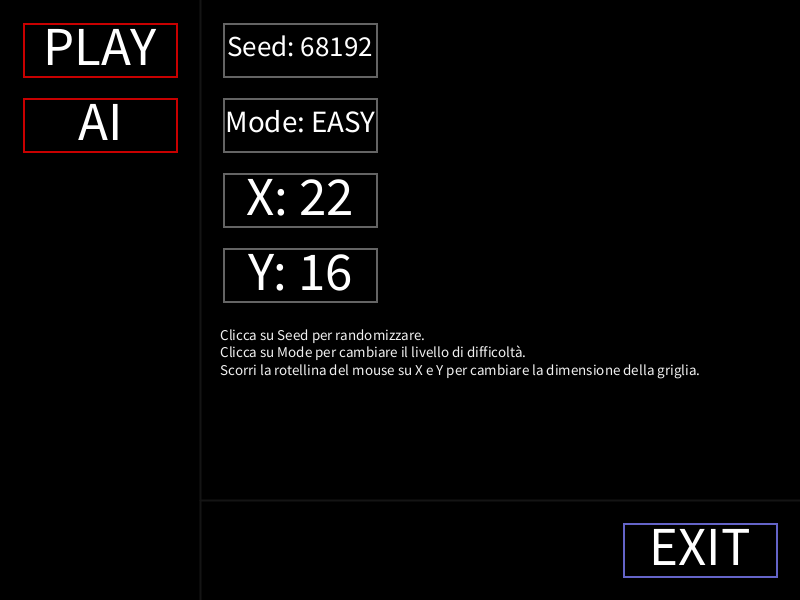
Frame 1 (no input)
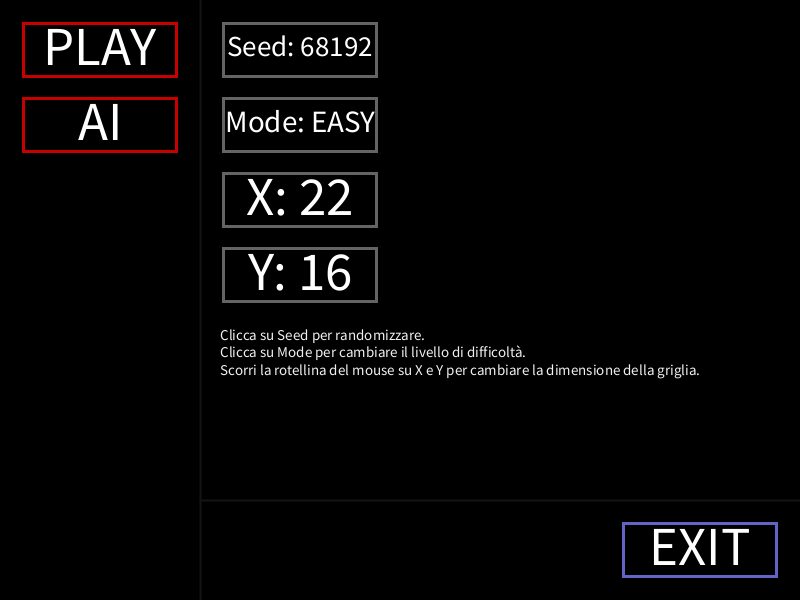
Frame 60 (the mouse pressed at the canvas centre just before this capture)
Frame 120 (the mouse held since frame 60 and released just before this capture): identical to frame 60, image omitted

The Processing sketch that drew these frames (run headless with seeded random() and noise(); from frame 60 on, the mouse is pressed at the canvas centre):

// Processing sketch: p006_Golkatikshen
// ── p006_Golkatikshen.pde

boolean menu = true;
float size_q = 30;

Button play_button;
Button ai_button;
Button randomize_seed_button;
Button diff_button;
Button n_col_button;
Button n_row_button;
Button exit_button;

int seed = (int)random(10000, 100000); //Il seed funziona ovviamente solo se si clicca la stessa prima casella durante la partita.
int diff = 0;
int n_col = 22;
int n_row = 16;
String infos = "Clicca su Seed per randomizzare.\nClicca su Mode per cambiare il livello di difficoltà.\nScorri la rotellina del mouse su X e Y per cambiare la dimensione della griglia.";

MineSweeper MS;

void setup()
{
  size(800, 600);
  
  play_button = new Button(100, 50, 150, 50, "PLAY", 6, -4, 200, 0, 0);
  ai_button = new Button(100, 125, 150, 50, "AI", 6, -4, 200, 0, 0);
  randomize_seed_button = new Button(300, 50, 150, 50, "Seed: "+String.valueOf(seed), 6, -4, 100, 100, 100);
  diff_button = new Button(300, 125, 150, 50, "Mode: EASY", 6, -4, 100, 100, 100);
  n_col_button = new Button(300, 200, 150, 50, "X: "+n_col, 6, -4, 100, 100, 100);
  n_row_button = new Button(300, 275, 150, 50, "Y: "+n_row, 6, -4, 100, 100, 100);
  exit_button = new Button(700, 550, 150, 50, "EXIT", 6, -4, 100, 100, 200);
}

void draw()
{
  background(0);
  if(menu)
  {
    play_button.display();
    ai_button.display();
    randomize_seed_button.display();
    diff_button.display();
    n_col_button.display();
    n_row_button.display();
    exit_button.display();
    
    textSize(15);
    fill(240);
    textAlign(LEFT);
    text(infos, 220, 340);
    
    strokeWeight(2);
    stroke(20);
    line(200, -1, 200, height+1);
    line(200, 500, width+1, 500);
    noStroke();
  }
  else
    MS.display();
}

void mousePressed()
{
  if(menu)
  {
    if(exit_button.mouseHover())
      exit();
    
    if(ai_button.mouseHover())
      println("Non succede niente di niente sry.");
      
    if(play_button.mouseHover())
    {
      menu = false;
      randomSeed(seed);
      MS = new MineSweeper(n_col, n_row);
      println("Game started - seed: "+seed);
    }
      
    if(randomize_seed_button.mouseHover())
    {
      seed = (int)random(1000, 10000);
      randomize_seed_button.str = "Seed: "+String.valueOf(seed);
    }
    
    if(diff_button.mouseHover())
    {
      diff++;
      diff %= 3;
      if(diff == 0)
        diff_button = new Button(300, 125, 150, 50, "Mode: EASY", 6, -4, 100, 100, 100);;
      if(diff == 1)
        diff_button = new Button(300, 125, 150, 50, "Mode: MEDIUM", 6, -3, 100, 100, 100);;
      if(diff == 2)
        diff_button = new Button(300, 125, 150, 50, "Mode: HARD", 6, -4, 100, 100, 100);;
    }
  }
  else
  {
    if(mouseButton == LEFT)
      MS.click();
    if(mouseButton == RIGHT)
      MS.rightClick();
  }
}

void mouseWheel(MouseEvent event)
{
  int e = event.getCount();
  
  if(menu)
  {
    if(n_col_button.mouseHover())
    {
      n_col+=e;
      if(n_col<1)
        n_col = 1;
      if(n_col>100)
        n_col = 100;
      n_col_button = new Button(300, 200, 150, 50, "X: "+n_col, 6, -4, 100, 100, 100);
    }
    
    if(n_row_button.mouseHover())
    {
      n_row+=e;
      if(n_row<1)
        n_row = 1;
      if(n_row>100)
        n_row = 100;
      n_row_button = new Button(300, 275, 150, 50, "Y: "+n_row, 6, -4, 100, 100, 100);
    }
  }
}

void keyPressed()
{
  if(key == 'b' || key == 'B')
    menu = true;
}

// ── Button.pde
class Button
{
  float x;
  float y;
  float w;
  float h;
  String str;
  float thickness;
  boolean hover;
  
  float yoff;
  int r;
  int g;
  int b;
  
  boolean done = false;
  float str_size;
  
  
  Button(float x_, float y_, float w_, float h_, String str_, float thickness_)
  {
    x = rele(x_, "h");
    y = rele(y_, "v");
    w = rele(w_, "h");
    h = rele(h_, "v");
    str = str_;
    thickness = rele(thickness_, "v");
    
    if(thickness < 4)
      thickness = 4;
      
    if(w < 3)
      w = 3;
      
    yoff = 0;
    r = 255;
    g = 0;
    b = 0;
  }
  
  Button(float x_, float y_, float w_, float h_, String str_, float thickness_, float _yoff)
  {
    x = rele(x_, "h");
    y = rele(y_, "v");
    w = rele(w_, "h");
    h = rele(h_, "v");
    str = str_;
    thickness = rele(thickness_, "v");
    
    if(thickness < 4)
      thickness = 4;
      
    if(w < 3)
      w = 3;
      
      
    yoff = rele(_yoff, "v");
    r = 255;
    g = 0;
    b = 0;
  }
  
  Button(float x_, float y_, float w_, float h_, String str_, float thickness_, float _yoff, int _r, int _g, int _b)
  {
    x = rele(x_, "h");
    y = rele(y_, "v");
    w = rele(w_, "h");
    h = rele(h_, "v");
    str = str_;
    thickness = rele(thickness_, "v");
    
    if(thickness < 4)
      thickness = 4;
      
    if(w < 3)
      w = 3;
      
      
    yoff = rele(_yoff, "v");
    r = _r;
    g = _g;
    b = _b;
  }
  
  
  void display()
  {
    rectMode(CENTER);
    
    fill(r, g, b);    
    rect(x, y, w+thickness, h+thickness);
    
    fill(0);
    rect(x, y, w, h);
    
    if(mouseHover())
      fill(r, g, b);
    else
      fill(255);
    
    
    textAlign(CENTER, CENTER);
    
    if(!done)
    {
      for(int i=0; i<w/2; i++)
      {
        textSize(w/2-i);
        if(textWidth(str) < w && textAscent()+textDescent() < h)
        {
          str_size = w/2-i;
          done = true;
          break;
        }
      }
    }
    else
      textSize(str_size);
      
    text(str, x, y+yoff);
    
    rectMode(CORNER);
  }
  
  
  boolean mouseHover()
  {
    return ((mouseX > x-w/2 && mouseX < x+w/2) && (mouseY > y-h/2 && mouseY < y+h/2));
  }
}
// ── Cell.pde
class Cell
{
  float x;
  float y;
  float off_y;
  boolean darker;
  boolean unveiled;
  int num_mines;
  boolean is_mine;
  boolean end_game;
  boolean culprit;
  boolean win;
  boolean probable_mine;
  
  Cell(float _x, float _y, boolean _darker)
  {
    x = _x;
    y = _y;
    off_y = size_q/10;
    darker = _darker;
    unveiled = false;  
    is_mine = false;
    end_game = false;
    culprit = false;
    win = false;
    probable_mine = false;
  }
  
  void display()
  {
    if(unveiled)
    {
      if(darker)
        fill(220);
      else
        fill(250);
      if(culprit)
        fill(255, 0, 0);
      rect(x, y, size_q, size_q);
      
      if(!is_mine)
      {
        if(num_mines != 0)
        {
          if(num_mines == 1)
            fill(0, 10, 255);
          if(num_mines == 2)
            fill(20, 200, 20);
          if(num_mines == 3)
            fill(220, 0, 0);
          if(num_mines == 4)
            fill(0, 0, 150);
          if(num_mines == 5)
            fill(112, 0, 0);
          if(num_mines == 6)
            fill(15, 114, 175);
          if(num_mines == 7)
            fill(10);
          if(num_mines == 8)
            fill(130);
          text(num_mines, x+size_q/2, y+size_q/2-off_y);
        }
      }

      if(end_game && is_mine)
      {
        if(win)
          fill(0, 200, 0);
        else
          fill(200, 0, 0);
        ellipse(x+size_q/2, y+size_q/2, size_q*0.6, size_q*0.6);
      }
    }
    else
    {
      if(darker)
        fill(100);
      else
        fill(120);
      rect(x, y, size_q, size_q);
      
      if(probable_mine)
      {
        fill(0, 0, 200);
        ellipse(x+size_q/2, y+size_q/2, size_q*0.6, size_q*0.6);
      }
    }
  }
  
  void endGame(boolean victory)
  {
    end_game = true;
    unveiled = true;
    win = victory;
  }
  
  int toggleProbableMine()
  {
    probable_mine = !probable_mine;
    if(probable_mine)
      return 1;
    else
      return -1;
  }
  
  boolean mouseHover()
  {
    return ((mouseX > x && mouseX <= x+size_q) && (mouseY > y && mouseY <= y+size_q));
  }
}

// ── MineSweeper.pde
class MineSweeper
{
  int n_row;
  int n_col;
  float start_x;
  float start_y;
  boolean game_started = false;
  boolean end_game = false;
  Cell[][] cells;
  int tot_mines = 0;
  int num_probable_mines = 0;
  
  MineSweeper(int _x, int _y)
  {
    n_col = _x;
    n_row = _y;
    cells = new Cell[n_row][n_col];
    
    start_x = width/2-(size_q*(float(n_col)/2));
    start_y = height/2-(size_q*(float(n_row)/2));
    
    for(int i=0; i<n_row; i++)
      for(int j=0; j<n_col; j++)
        cells[i][j] = new Cell(start_x+size_q*j, start_y+size_q*i, (i%2==0)^(j%2==0));
        
    textAlign(CENTER, CENTER);
  }
  
  void display()
  { 
    fill(50);
    rect(start_x-3, start_y-3, size_q*n_col+6, size_q*n_row+6);
    
    for(int i=0; i<n_row; i++)
      for(int j=0; j<n_col; j++)
        cells[i][j].display();
        
    textSize(15);
    fill(255);
    textAlign(LEFT);
    if(game_started)
    {
      text("Num mines: "+tot_mines, 5, 20);
      text("Num probable mines: "+num_probable_mines, 5, 40);
      text("Right click to toggle flag", 5, 60);
    }
    if(end_game)
      text("Premi B per tornare al menù.", 5, 590);
    textAlign(CENTER, CENTER);
    textSize(size_q*0.9);
  }
  
  void click()
  {
    if(!end_game)
      for(int i=0; i<n_row; i++)
        for(int j=0; j<n_col; j++)
        {
          if(cells[i][j].mouseHover())
          {
            if(!game_started)
              startGame(i, j);
            clickCell(i, j);
          }
        }
  }
  
  void rightClick()
  {
    for(int i=0; i<n_row; i++)
      for(int j=0; j<n_col; j++)
        if(cells[i][j].mouseHover() && !cells[i][j].unveiled)
          cells[i][j].toggleProbableMine();
          
    calcNumFlag();
  }
  
  void checkVictory()
  {
    if(tot_mines == calcNumVeiled())
    {
      end_game = true;
      for(int i=0; i<n_row; i++)
        for(int j=0; j<n_col; j++)
          cells[i][j].endGame(true);
    }
  }
  
  void startGame(int y, int x)
  {
    game_started = true;
    placeMines(y, x);
    calcNumCloseMines();
    calcTotMines();
  }
  
  void clickCell(int y, int x)
  {
    if(cells[y][x].is_mine)
    {
      end_game = true;
      cells[y][x].culprit = true;
      for(int i=0; i<n_row; i++)
        for(int j=0; j<n_col; j++)
          cells[i][j].endGame(false);
    }
    else
      recursivelyUnveil(y, x);
      
    calcNumFlag();
    checkVictory();
  }
  
  void recursivelyUnveil(int y, int x)
  {
    if(y<0 || y>=n_row || x<0 || x>=n_col)
      return;
    
    if(cells[y][x].unveiled)
      return;
      
    cells[y][x].unveiled = true;
    if(cells[y][x].num_mines != 0)
      return;
      
    recursivelyUnveil(y-1, x);
    recursivelyUnveil(y+1, x);
    recursivelyUnveil(y, x-1);
    recursivelyUnveil(y, x+1);
    recursivelyUnveil(y-1, x-1);
    recursivelyUnveil(y+1, x+1);
    recursivelyUnveil(y+1, x-1);
    recursivelyUnveil(y-1, x+1);
  }
  
  //Algoritmo per la generazione del campo
  void placeMines(int y, int x)
  {
    int num_to_place = int(n_col*n_row*(0.12+(diff*0.03))); //EASY 0.12 | NORMAL 0.15 | HARD 0.18
    ArrayList<Cell> poll = new ArrayList();
    
    for(int i=0; i<n_row; i++)
      for(int j=0; j<n_col; j++)
        poll.add(cells[i][j]);
        
    //Rimozione della prima cella cliccata e di quelle nei dintorni
    //per evitare un inizio su una casella numerata o mina
    poll.remove(cells[y][x]);
    if(y!=0)
      poll.remove(cells[y-1][x]);
        
    if(y!=n_row-1)
      poll.remove(cells[y+1][x]);
        
    if(x!=0)
      poll.remove(cells[y][x-1]);
        
    if(x!=n_col-1)
      poll.remove(cells[y][x+1]);
        
    if(y!=0 && x!=0)
      poll.remove(cells[y-1][x-1]);
      
    if(y!=n_row-1 && x!=0)
      poll.remove(cells[y+1][x-1]);
      
    if(y!=0 && x!=n_col-1)
      poll.remove(cells[y-1][x+1]);
      
    if(y!=n_row-1 && x!=n_col-1)
      poll.remove(cells[y+1][x+1]);
    
    
    //println(num_to_place); //numero di mine da piazzare dato da (numero di celle)*(0.12+(diff*0.3))
    while(num_to_place != 0)
    {
      Cell c = poll.get(int(random(0, poll.size())));
      int r = int(random(0, poll.size()));
      if(r <= num_to_place)
      {
        c.is_mine = true;
        num_to_place--;
      }
      poll.remove(c);
    }
  }
  
  //Calcola il numero di mine totali nella mappa
  void calcTotMines()
  {
    int count = 0;
    for(int i=0; i<n_row; i++)
      for(int j=0; j<n_col; j++)
        if(cells[i][j].is_mine)
          count ++;
          
    tot_mines = count;
  }
  
  //Calcola il numero di celle ancora coperte
  int calcNumVeiled()
  {
    int count = 0;
    for(int i=0; i<n_row; i++)
      for(int j=0; j<n_col; j++)
        if(!cells[i][j].unveiled)
          count ++;
          
    return count;
  }
  
  void calcNumFlag()
  {
    int count = 0;
    for(int i=0; i<n_row; i++)
      for(int j=0; j<n_col; j++)
        if(cells[i][j].probable_mine && !cells[i][j].unveiled)
          count ++;
          
    num_probable_mines = count;
  }
  
  //Calcola il numero di mine vicine per ogni cella
  void calcNumCloseMines()
  {
    for(int i=0; i<n_row; i++)
      for(int j=0; j<n_col; j++)
      {
        Cell c = cells[i][j];
        
        if(i!=0)
          if(cells[i-1][j].is_mine)
            c.num_mines++;
            
        if(i!=n_row-1)
          if(cells[i+1][j].is_mine)
            c.num_mines++;
            
        if(j!=0)
          if(cells[i][j-1].is_mine)
            c.num_mines++;
            
        if(j!=n_col-1)
          if(cells[i][j+1].is_mine)
            c.num_mines++;
            
        if(i!=0 && j!=0)
          if(cells[i-1][j-1].is_mine)
            c.num_mines++;
            
        if(i!=n_row-1 && j!=0)
          if(cells[i+1][j-1].is_mine)
            c.num_mines++;
            
        if(i!=0 && j!=n_col-1)
          if(cells[i-1][j+1].is_mine)
            c.num_mines++;
            
        if(i!=n_row-1 && j!=n_col-1)
          if(cells[i+1][j+1].is_mine)
            c.num_mines++;
      }
  }
}

// ── Utility.pde

float Width = 800;
float Height = 600;
float my_leading;

boolean input_ready;
String input_type = "";
String input = "";
String str_exe;
int millis;


boolean isEven(int v)
{
  if (v % 2 == 0)
    return true;
  else
    return false;
}

int Int(String s)
{
  return Integer.parseInt(s);
}

String StrI(int v)
{
  return String.valueOf(v);
}

String StrD(double v)
{
  return String.valueOf(v);
}


float rele(float v, String mod)
{
  float perc;
  float new_val;

  if (mod.equals("h"))
  {
    perc = v * 100 / Width;
    new_val = perc * width / 100;
  } 
  else
  {
    perc = v * 100 / Height;
    new_val = perc * height / 100;
  }

  return new_val;
}


int textHeight(String str, int specificWidth) 
{
  float leading = my_leading;
  // split by new lines first
  String[] paragraphs = split(str, "\n");
  int numberEmptyLines = 0;
  int numTextLines = 0;
  for (int i=0; i < paragraphs.length; i++) 
  {
    // anything with length 0 ignore and increment empty line count
    if (paragraphs[i].length() == 0) {
      numberEmptyLines++;
    } else
    {      
      numTextLines++;
      // word wrap
      String[] wordsArray = split(paragraphs[i], " ");
      String tempString = "";

      for (int k=0; k < wordsArray.length; k++)
      {
        if (textWidth(tempString + wordsArray[k]) < specificWidth)
          tempString += wordsArray[k] + " ";
        else 
        {
          tempString = wordsArray[k] + " ";
          numTextLines++;
        }
      }
    }
  }

  float totalLines = numTextLines + numberEmptyLines;
  return round(totalLines * leading);
}
